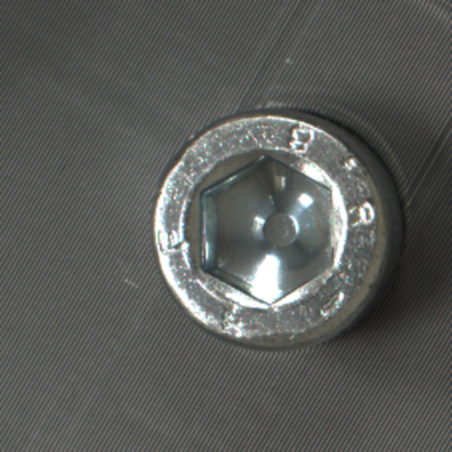
%> input picture new head position images/third_head.bmp, 452 x 452 px
$ octave Image_padding.m   (GNU Octave 9; MATLAB toolbox functions it lacks are replaced by stand-ins)
%> lines starting %> are read from the running program, lines starting %| are printed output that depends on the picture
clear; clc; close all;

%% Read the image from the folder and find the threshold using Otsu thresholding

folder = 'new head position images/';
file = 'third_head';
extension = '.bmp';
filepath = [folder,file,extension];
colorImg = imread(filepath);
%> colorImg is the input picture: size 452x452x3 uint8; mean R, G, B 89.3, 90.9, 87.8
grayImg = rgb2gray(colorImg);
[counts,binLocations] = imhist(grayImg);
%> counts = 256 values, max 5879 at index 87, min 0 at index 1, mean 798.1; binLocations = 256 values from 0 to 255
T = otsuthresh(counts);
%> T = 0.553
figure,imshow(grayImg);


%% Image padding to convert the image into 1456 x 1088

pad_Img = padarray(colorImg,[636 1004],0,'both');
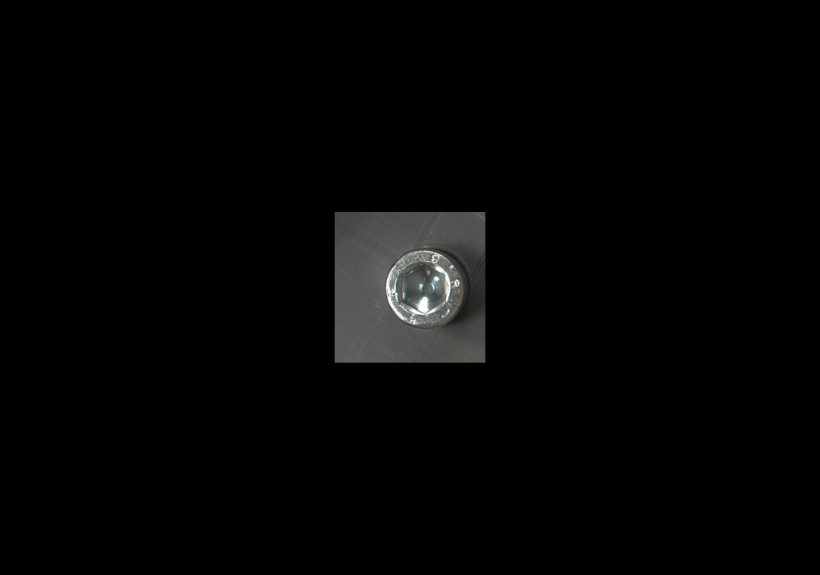
%> pad_Img: size 1724x2460x3 uint8 (shown at 1/3 size); mean R, G, B 4.3, 4.4, 4.2
figure,imshow(pad_Img);
imwrite(pad_Img,"Binary_Img1.bmp")

%% image croping

%> (the run ends here)

$ run again, with new head position images/eight_head.bmp copied over new head position images/third_head.bmp
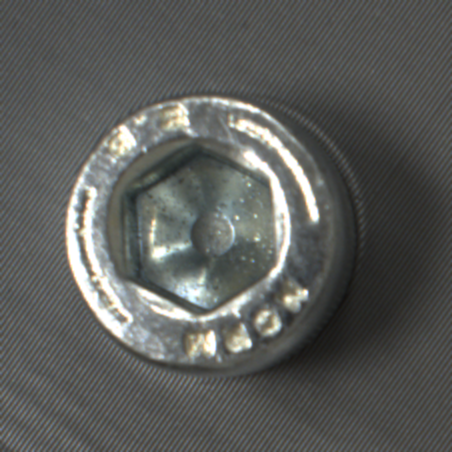
%> input picture new head position images/eight_head.bmp, 452 x 452 px
%> colorImg is the input picture: size 452x452x3 uint8; mean R, G, B 91.8, 93.3, 90.6
%> counts = 256 values, max 4989 at index 82, min 0 at index 1, mean 798.1; binLocations = 256 values from 0 to 255
%> T = 0.545
%> `pad_Img = padarray(colorImg,[636 1004],0,'both');`:
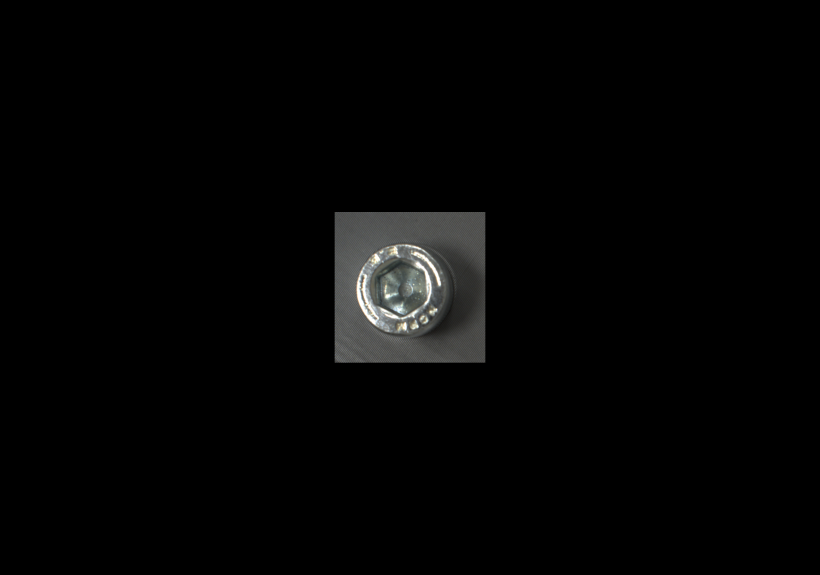
%> pad_Img: size 1724x2460x3 uint8 (shown at 1/3 size); mean R, G, B 4.4, 4.5, 4.4

$ run again, with new head position images/fifth_head.bmp copied over new head position images/third_head.bmp
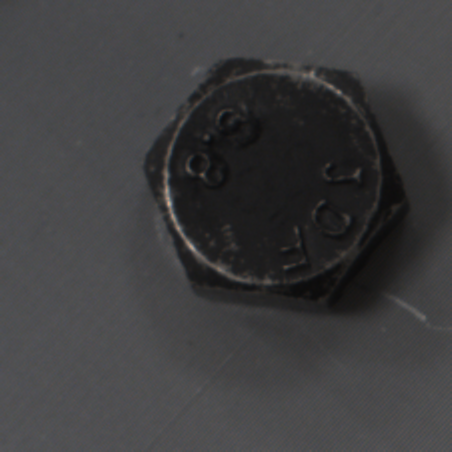
%> input picture new head position images/fifth_head.bmp, 452 x 452 px
%> colorImg is the input picture: size 452x452x3 uint8; mean R, G, B 62.1, 61.7, 62.9
%> counts = 256 values, max 14088 at index 74, min 0 at index 1, mean 798.1; binLocations = 256 values from 0 to 255
%> T = 0.204
%> `pad_Img = padarray(colorImg,[636 1004],0,'both');`:
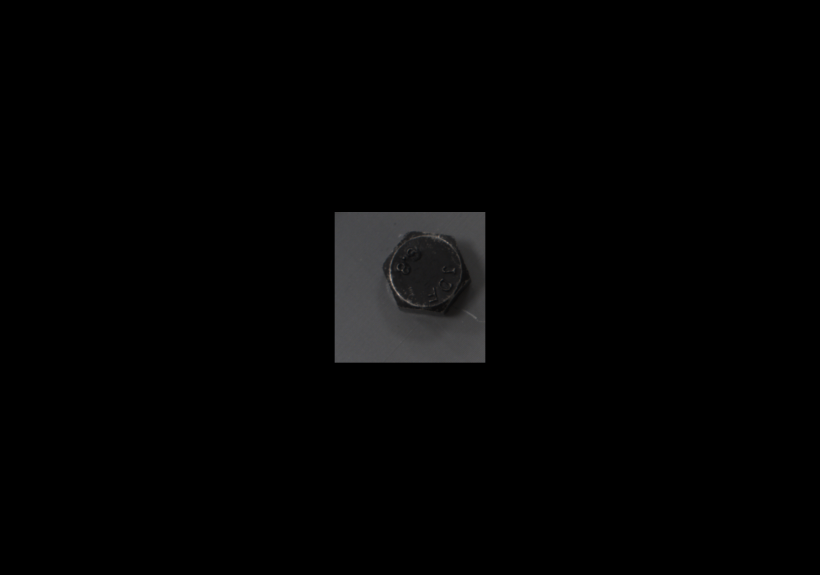
%> pad_Img: size 1724x2460x3 uint8 (shown at 1/3 size); mean R, G, B 3, 3, 3

$ run again, with new head position images/first_head.bmp copied over new head position images/third_head.bmp
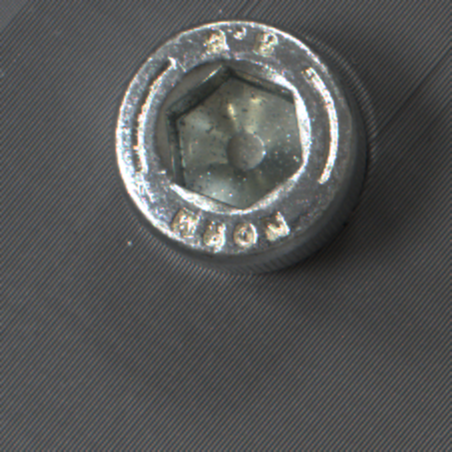
%> input picture new head position images/first_head.bmp, 452 x 452 px
%> colorImg is the input picture: size 452x452x3 uint8; mean R, G, B 85.6, 86.7, 86.3
%> counts = 256 values, max 5372 at index 78, min 0 at index 1, mean 798.1; binLocations = 256 values from 0 to 255
%> T = 0.51
%> `pad_Img = padarray(colorImg,[636 1004],0,'both');`:
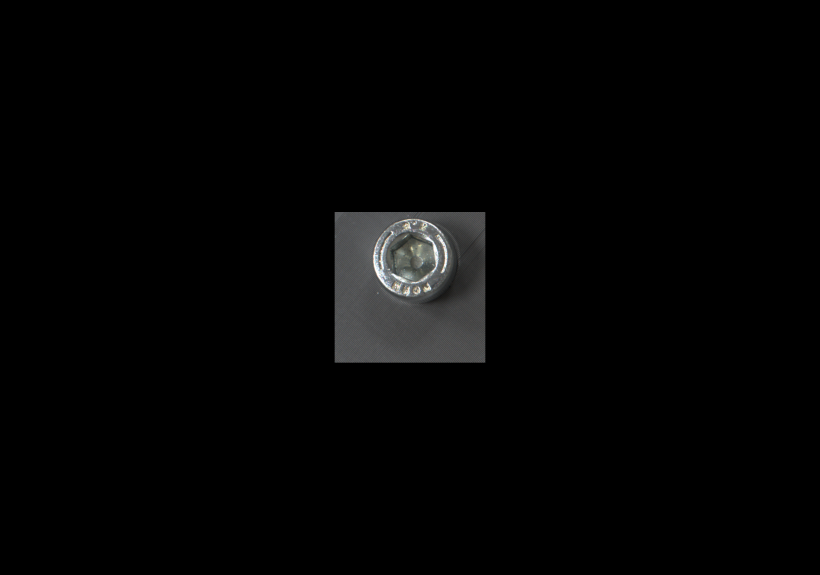
%> pad_Img: size 1724x2460x3 uint8 (shown at 1/3 size); mean R, G, B 4.1, 4.2, 4.2
